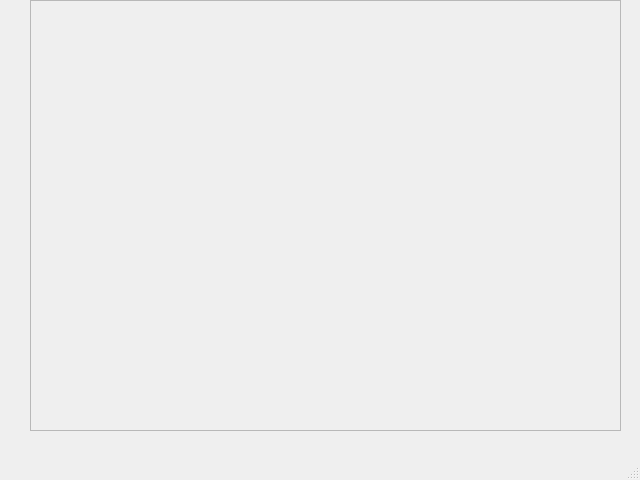
<?xml version="1.0" encoding="UTF-8"?>
<ui version="4.0">
 <class>MainWindow</class>
 <widget class="QMainWindow" name="MainWindow">
  <property name="geometry">
   <rect>
    <x>0</x>
    <y>0</y>
    <width>640</width>
    <height>480</height>
   </rect>
  </property>
  <property name="windowTitle">
   <string>MainWindow</string>
  </property>
  <widget class="QWidget" name="centralwidget">
   <widget class="QFrame" name="frame_vtk">
    <property name="geometry">
     <rect>
      <x>30</x>
      <y>0</y>
      <width>591</width>
      <height>431</height>
     </rect>
    </property>
    <property name="frameShape">
     <enum>QFrame::StyledPanel</enum>
    </property>
    <property name="frameShadow">
     <enum>QFrame::Raised</enum>
    </property>
   </widget>
  </widget>
  <widget class="QMenuBar" name="menubar">
   <property name="geometry">
    <rect>
     <x>0</x>
     <y>0</y>
     <width>640</width>
     <height>19</height>
    </rect>
   </property>
  </widget>
  <widget class="QStatusBar" name="statusbar"/>
 </widget>
 <resources/>
 <connections/>
</ui>
